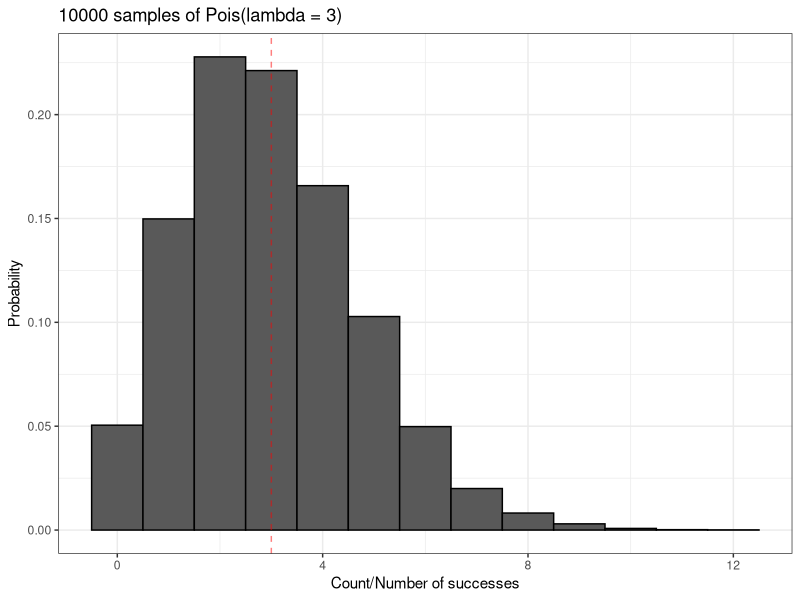
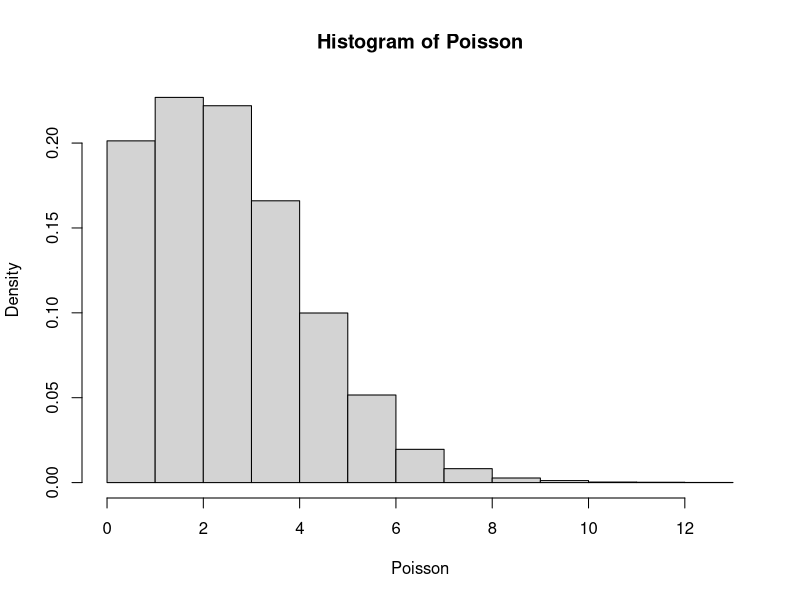
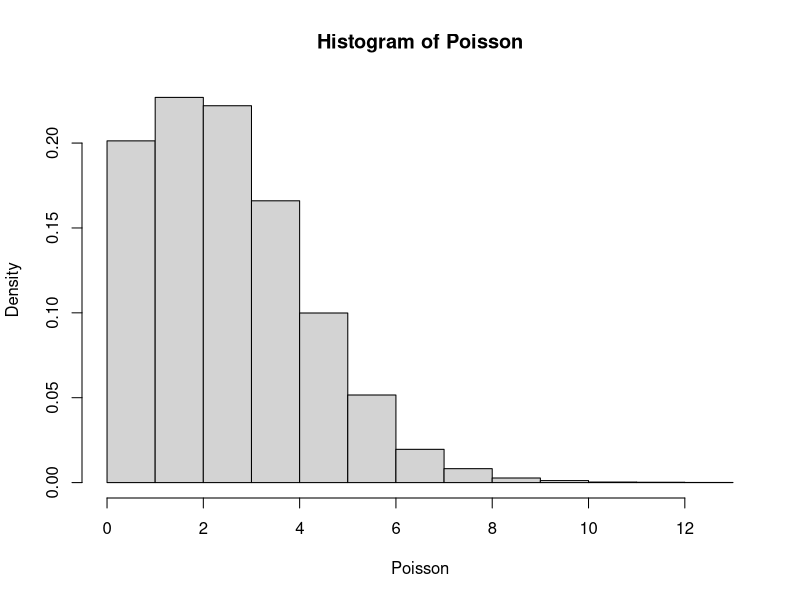

These figures' R source, in order:
## ---- chunk 1
knitr::opts_chunk$set(echo = TRUE)

library(tidyverse)

Vampires = read_csv("./Data/Vampires.csv")

## ---- chunk 2

?rpois

## ---- chunk 3

Poisson = rpois(n = 10000, lambda = 3)

## ---- chunk 4

# YOU DON'T NEED TO DO ANYTHING HERE
# THIS CODE BIT GENERATES A SIMILAR PLOT
# TO THE ONE YOURS SHOULD GENERATE

Poisson = tibble(Poisson = rpois(n = 10000, lambda = 3))

Poisson %>%                                           # data 
  ggplot(aes(x = Poisson,                             # aesthetics 
             y = stat(count / sum(count)))) +         # get probability
  geom_histogram(binwidth = 1,                        # define binwidth  
                 color = "black") + 
  geom_vline(xintercept = 3,                          # add line at lamba value
             color = "red", 
             alpha = .5,
             linetype = "dashed") + 
  labs(x = "Count/Number of successes",               # add plot labels
       y = "Probability",
       title = "10000 samples of Pois(lambda = 3)") + 
  theme_bw()

## ---- chunk 5

Poisson = rpois(n = 10000, lambda = 3)           # generate the data again

hist(Poisson, probability = T)                   # set probability to true
hist(Poisson, freq = F)

## ---- chunk 6

colnames(Vampires)                 # get column names for Vampires data frame
head(Vampires)                     # see first few rows of Vampires data frame

## ---- chunk 7

mean(Vampires$numberChangedToVamp)        # get mean of numberChangedToVamp
sd(Vampires$numberChangedToVamp)          # get SD of numberChangedToVamp

## ---- chunk 8

ID = gl(n = 15, k = 20)      # Create ID variables for 20 data collection times

## ---- chunk 9

Time = rep(x = 1:20, times = 15)

## ---- chunk 10

as.factor(Time)                 # change Time to a factor

## ---- chunk 11

Time = rep(x = as.factor(1:20), times = 15)       # repeat 1 through 20 as factors 15 times
Time                                              # print Time

